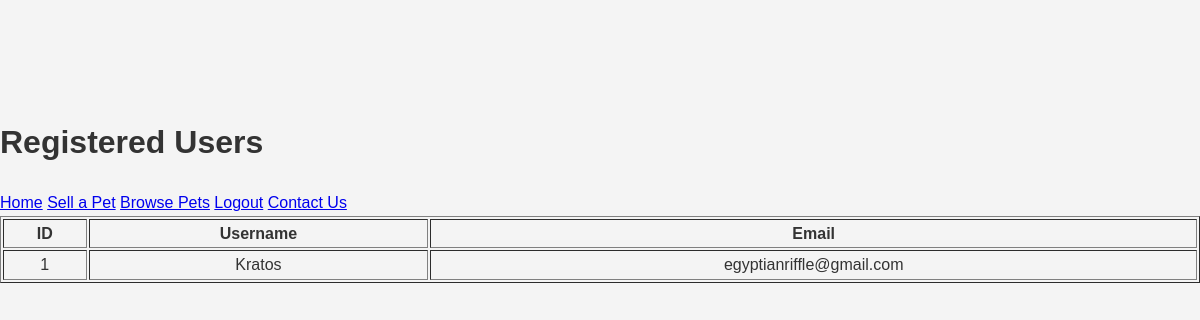
Screenshot of /users (signed in) with the database file from the repository.
### models.py (models this page shows, shortened)
class User(db.Model, UserMixin):
    id = db.Column(db.Integer, primary_key=True)
    username = db.Column(db.String(50), unique=True, nullable=False)
    email = db.Column(db.String(100), unique=True, nullable=False)
    password = db.Column(db.String(100), nullable=False)
    profile_picture = db.Column(db.String(200))  # Path to the user's profile picture
    bio = db.Column(db.Text)  # User's bio or description

### routes.py (the view)
@app.route('/users')
@login_required
def view_users():
    users = User.query.all()
    return render_template('users.html', users=users)

### routes.py (called while the page is built)
@login_manager.user_loader
def load_user(user_id):
    return User.query.get(int(user_id))

### templates/users.html (shortened to what this page needs)
<!DOCTYPE html>
<html lang="en">
<head>
    <link rel="stylesheet" href="{{ url_for('static', filename='styles.css') }}">
</head>
<body>
    <header>
        <h1>Registered Users</h1>
        <nav>
            <a href="/">Home</a>
            {% if current_user.is_authenticated %}
                <a href="/sell">Sell a Pet</a>
                <a href="/browse">Browse Pets</a>
                <a href="/logout">Logout</a>
            {% else %}
                <a href="/register">Register</a>
                <a href="/login">Login</a>
            {% endif %}
            <a href="/contact">Contact Us</a>
        </nav>
    </header>
    <main>
        <table border="1" style="width: 100%; text-align: center;">
            <thead>
                <tr>
                    <th>ID</th>
                    <th>Username</th>
                    <th>Email</th>
                </tr>
            </thead>
            <tbody>
                {% for user in users %}
                <tr>
                    <td>{{ user.id }}</td>
                    <td>{{ user.username }}</td>
                    <td>{{ user.email }}</td>
                </tr>
                {% endfor %}
            </tbody>
        </table>
    </main>
</body>
</html>

### static/styles.css (style rules this page uses)
body { font-family: Arial, sans-serif; line-height: 1.6; color: #333; background-color: #f4f4f4; margin: 0; padding-top: 6rem; }

### rows the page displays
User: id "1", username "Kratos", email "egyptianriffle@gmail.com"
